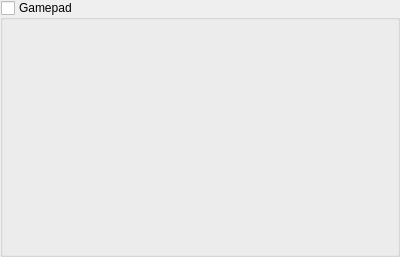
<?xml version="1.0" encoding="UTF-8"?>
<ui version="4.0">
 <class>QCommandMapWidget</class>
 <widget class="QWidget" name="QCommandMapWidget">
  <property name="geometry">
   <rect>
    <x>0</x>
    <y>0</y>
    <width>400</width>
    <height>257</height>
   </rect>
  </property>
  <property name="windowTitle">
   <string>Form</string>
  </property>
  <layout class="QVBoxLayout" name="verticalLayout">
   <property name="leftMargin">
    <number>0</number>
   </property>
   <property name="topMargin">
    <number>0</number>
   </property>
   <property name="rightMargin">
    <number>0</number>
   </property>
   <property name="bottomMargin">
    <number>0</number>
   </property>
   <item>
    <widget class="QGroupBox" name="groupBox">
     <property name="title">
      <string>Gamepad</string>
     </property>
     <property name="checkable">
      <bool>true</bool>
     </property>
     <property name="checked">
      <bool>false</bool>
     </property>
     <layout class="QHBoxLayout" name="horizontalLayout">
      <property name="leftMargin">
       <number>0</number>
      </property>
      <property name="topMargin">
       <number>0</number>
      </property>
      <property name="rightMargin">
       <number>0</number>
      </property>
      <property name="bottomMargin">
       <number>0</number>
      </property>
      <item>
       <spacer name="horizontalSpacer">
        <property name="orientation">
         <enum>Qt::Horizontal</enum>
        </property>
        <property name="sizeType">
         <enum>QSizePolicy::Fixed</enum>
        </property>
        <property name="sizeHint" stdset="0">
         <size>
          <width>20</width>
          <height>20</height>
         </size>
        </property>
       </spacer>
      </item>
      <item>
       <layout class="QFormLayout" name="formLayout"/>
      </item>
     </layout>
    </widget>
   </item>
  </layout>
 </widget>
 <resources/>
 <connections/>
</ui>
